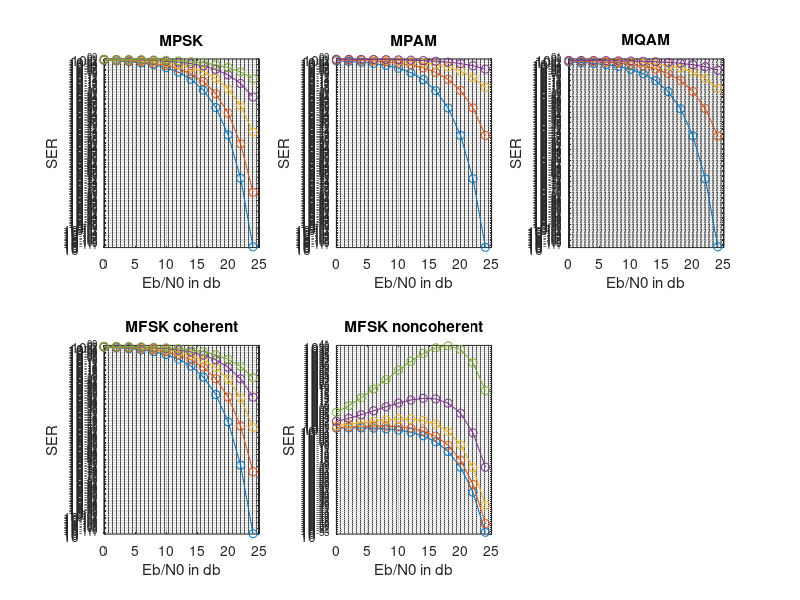

Reproduce this figure in MATLAB.
EbN0_db = 0:2:24;
EbN0 = 10.^(EbN0_db/10);

M_PSK = [2, 4, 8, 16, 32];
P_SER_PSK = zeros(length(M_PSK), length(EbN0));

for i = 1:length(M_PSK)
   M = M_PSK(i);
   P_SER_PSK(i,:) = 2 * qfunc(sqrt(2*EbN0*sin(pi/M)));
end

M_PAM = [2, 4, 8, 16];
P_SER_PAM = zeros(length(M_PAM), length(EbN0));

for i = 1:length(M_PAM)
   M = M_PAM(i);
   P_SER_PAM(i,:) = 2 *(M-1)/M * qfunc(sqrt(6*log2(M)/(M^2 - 1) * EbN0));
end

M_QAM = [4,16,64,256];
P_SER_QAM = zeros(length(M_QAM), length(EbN0));
for i = 1:length(M_QAM)
   M = M_QAM(i);
   P_SER_QAM(i,:) = 4 * (1 - 1/sqrt(M)) * qfunc(sqrt(3*log2(M)/(M-1) * EbN0));
end

M_MFSK = [2, 4, 8, 16, 32];
P_SER_MFSK_coherent = zeros(length(M_MFSK), length(EbN0));
for i = 1:length(M_MFSK)
   M = M_MFSK(i);
   P_SER_MFSK_coherent(i, :) = qfunc(sqrt(2*EbN0*log2(M)/(M-1)));
end

P_SER_MFSK_noncoherent = zeros(length(M_MFSK), length(EbN0));
for i = 1:length(M_MFSK)
   M = M_MFSK(i);
   P_SER_MFSK_noncoherent(i, :) = exp(-(EbN0/2)) .* (((1+EbN0).^(M-1) - 1)./(M-1));
end

subplot(2,3,1)
for i=1:length(M_PSK)
   semilogy(EbN0_db,P_SER_PSK(i,:),'-o'); hold on;
end
title('MPSK');
xlabel('Eb/N0 in db')
ylabel('SER');
grid on;

subplot(2,3,2)
for i=1:length(M_PAM)
   semilogy(EbN0_db,P_SER_PAM(i,:),'-o'); hold on;
end
title('MPAM');
xlabel('Eb/N0 in db')
ylabel('SER');
grid on;

subplot(2,3,3)
for i=1:length(M_QAM)
   semilogy(EbN0_db,P_SER_QAM(i,:),'-o'); hold on;
end
title('MQAM');
xlabel('Eb/N0 in db')
ylabel('SER');
grid on;

subplot(2,3,4)
for i=1:length(M_MFSK)
   semilogy(EbN0_db,P_SER_MFSK_coherent(i,:),'-o'); hold on;
end
title('MFSK coherent');
xlabel('Eb/N0 in db')
ylabel('SER');
grid on;

subplot(2,3,5)
for i=1:length(M_MFSK)
   semilogy(EbN0_db,P_SER_MFSK_noncoherent(i,:),'-o'); hold on;
end
title('MFSK noncoherent');
xlabel('Eb/N0 in db')
ylabel('SER');
grid on;
